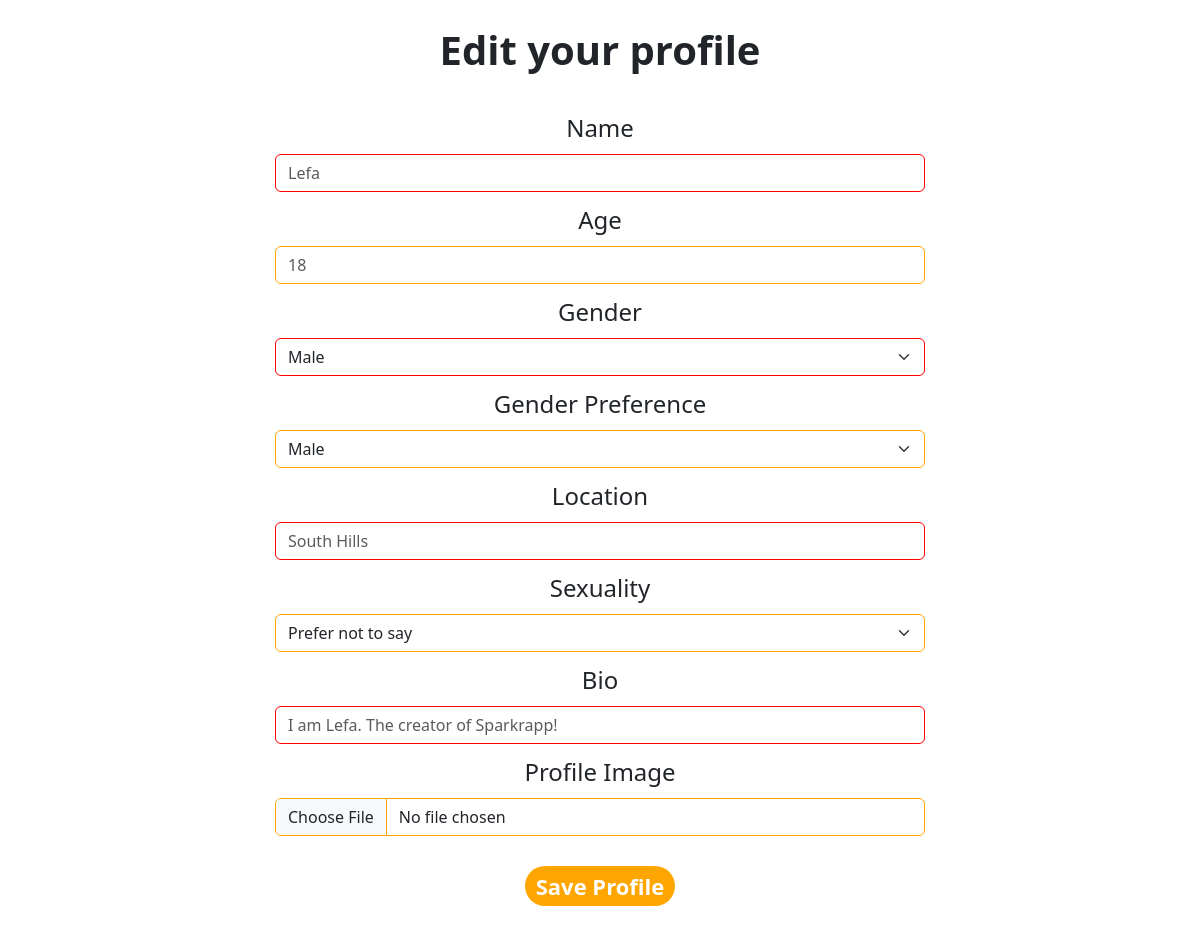
Page /sparkrapp/edit-profile/1 on the earlier database version.
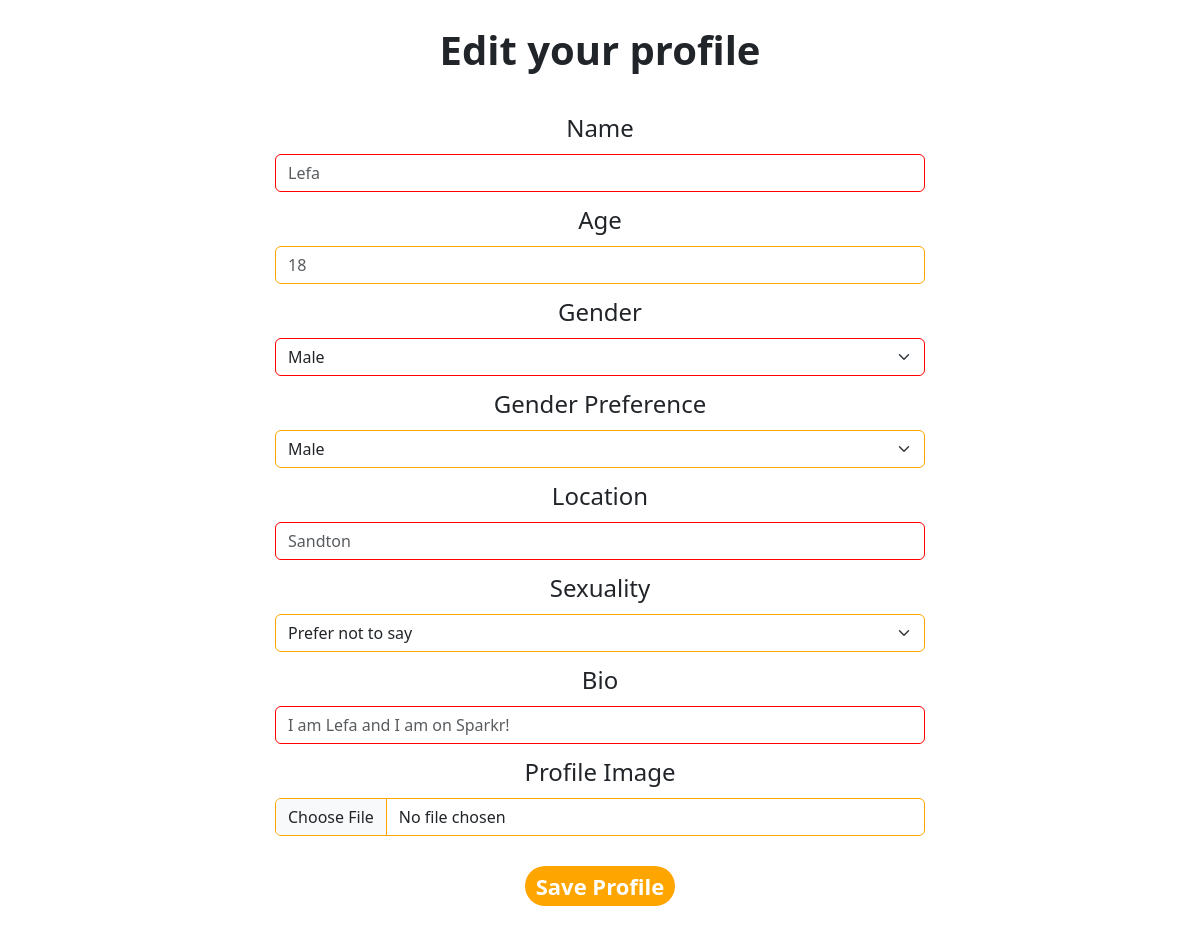
Same page on the later database version.
### sparkrapp/models.py (models this page shows, shortened)
class Profile(models.Model):
    user = models.ForeignKey(
        User, on_delete=models.CASCADE, related_name="user_profile", default=1)
    user_name = models.CharField(max_length=32)
    user_age = models.IntegerField()
    user_gender = models.CharField(max_length=1, choices=GENDERS)
    user_location = models.CharField(max_length=32)
    user_preference = models.CharField(max_length=1, choices=PREFERENCES)
    user_sexuality = models.CharField(
        max_length=3, choices=SEXUALITIES, default=PNTS)
    user_bio = models.TextField(null=True, blank=True)
    user_profile_image = models.ImageField(
        upload_to="uploads/profile_images/", default="media/defaults/def_prof_image.def_prof_image.jpg", null=False)

### sparkrapp/views.py (the view)
def edit_profile(request, profile_id):
    this_user = request.user
    profile = Profile.objects.get(id=profile_id)
    new_profile_image = request.FILES.get("user_profile_image")
    if new_profile_image:
        profile.user_profile_image = new_profile_image
    profile.save()
    if request.method == "POST":
        '''name = request.POST["name"]
        age = request.POST["age"]
        gender = request.POST["gender"]
        preference = request.POST["preference"]
        location = request.POST["location"]
        sexuality = request.POST["sexuality"]
        bio = request.POST["bio"]'''
        instance = Profile.objects.get(id=profile_id)
        for name, value in request.POST.items():
            if value:
                if hasattr(instance, name):
                    setattr(instance, name, value)
        instance.save()
        return redirect("account", user_id=this_user.id)
    else:
        return render(request, "sparkrapp/editprofile.html", {
            "profile": profile
        })

### sparkrapp/templates/sparkrapp/editprofile.html (shortened to what this page needs)
{% extends 'sparkrapp/base.html' %}
{% load static %}
{% block content %}
<body>
    <div class="title-head">
        Edit your profile
    </div>
    <div class="profile-form editprofile-form">
        <form action="{% url 'editprofile' profile_id=profile.id %}" method="POST" enctype="multipart/form-data">
            <div class="pf-div d1">
                <label class="form-label input-name-label" for="input-name">Name</label>
                <div class="group-input">
                    <input class="form-control input-name border-a" id="input-name" name="user_name"
                        placeholder="{{ profile.user_name }}">
                </div>
            </div>
            <div class="pf-div d2">
                <label class="form-label input-age-label" for="input-age">Age</label>
                <div class="group-input">
                    <input class="form-control input-age border-b" id="input-age" name="user_age"
                        placeholder="{{ profile.user_age }}">
                </div>
            </div>
            <div class="pf-div d3">
                <label class="form-label input-gender-label" for="input-gender">Gender</label>
                <div class="group-input">
                    <select class="form-select input-gender border-a" id="input-gender" aria-label="Select"
                        name="user_gender">
                        <option selected value="M">Male</option>
                    </select>
                </div>
            </div>
            <div class="pf-div d4">
                <label class="form-label input-gender-pref-label" for="input-gender-pref">Gender Preference</label>
                <div class="group-input">
                    <select class="form-select input-gender-pref border-b" id="input-gender-pref" aria-label="Select"
                        name="user_preference">
                        <option value="M" selected>Male</option>
                    </select>
                </div>
            </div>
            <div class="pf-div d5">
                <label class="form-label input-location-label" for="input-location">Location</label>
                <div class="group-input">
                    <input class="form-control input-location border-a" id="input-location" name="user_location"
                        placeholder="{{ profile.user_location }}">
                </div>
            </div>
            <div class="pf-div d6">
                <label class="form-label input-sexuality-label" for="input-sexuality">Sexuality</label>
                <div class="group-input">
                    <select class="form-select input-sexuality border-b" id="input-sexuality" aria-label="Select"
                        name="user_sexuality">
                        <option selected value="NON">Prefer not to say</option>
                    </select>
                </div>
            </div>
            <div class="pf-div d7">
                <label class="form-label input-bio-label" for="input-bio">Bio</label>
                <div class="group-input">
                    <input class="form-control input-bio border-a" id="input-bio" name="user_bio"
                        placeholder="{{ profile.user_bio }}">
                </div>
            </div>
            <div class="pf-div pf-image">
                <label class="form-label input-image-label" for="input-image" name="user_image">Profile Image</label>
                <div class="group-input">
                    <input class="form-control input-image border-b" id="input-image" name="user_profile_image"
                        type="file">
                </div>
            </div>
            <div class="pf-div d8 saveprofile-control">
                <button type="submit">Save Profile</button>
            </div>
        </form>
    </div>
</body>
{% endblock %}

Differences in the rows shown:
changed Profile "Lefa": user_location "South Hills" → "Sandton"; user_bio "I am Lefa. The creator of Sparkrapp!" → "I am Lefa and I am on Sparkr!"
